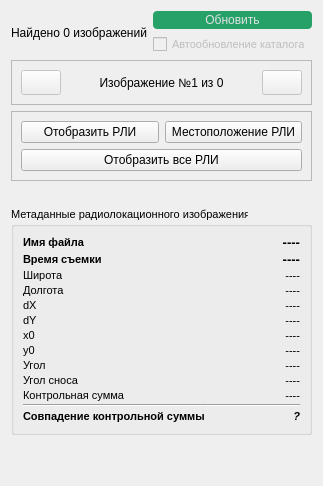
      <widget class="QWidget" name="imgTab">
       <property name="enabled">
        <bool>true</bool>
       </property>
       <attribute name="title">
        <string>IMG</string>
       </attribute>
       <layout class="QGridLayout" name="gridLayout_2">
        <item row="3" column="0">
         <widget class="QFrame" name="frame_4">
          <property name="frameShape">
           <enum>QFrame::StyledPanel</enum>
          </property>
          <property name="frameShadow">
           <enum>QFrame::Raised</enum>
          </property>
          <layout class="QVBoxLayout" name="verticalLayout_3">
           <item>
            <layout class="QHBoxLayout" name="horizontalLayout_4">
             <item>
              <widget class="QPushButton" name="pushButton_showImage">
               <property name="font">
                <font>
                 <family>Ubuntu</family>
                 <pointsize>9</pointsize>
                </font>
               </property>
               <property name="text">
                <string>Отобразить РЛИ</string>
               </property>
               <property name="icon">
                <iconset resource="images.qrc">
                 <normaloff>:/ui-resources/photo.png</normaloff>:/ui-resources/photo.png</iconset>
               </property>
               <property name="checkable">
                <bool>true</bool>
               </property>
               <property name="checked">
                <bool>false</bool>
               </property>
              </widget>
             </item>
             <item>
              <widget class="QPushButton" name="pushButton_panImage_2">
               <property name="font">
                <font>
                 <family>Ubuntu</family>
                 <pointsize>9</pointsize>
                </font>
               </property>
               <property name="text">
                <string>Местоположение РЛИ</string>
               </property>
               <property name="icon">
                <iconset resource="images.qrc">
                 <normaloff>:/ui-resources/photo (2).png</normaloff>:/ui-resources/photo (2).png</iconset>
               </property>
              </widget>
             </item>
            </layout>
           </item>
           <item>
            <widget class="QPushButton" name="pushButton_showAllImages">
             <property name="enabled">
              <bool>true</bool>
             </property>
             <property name="font">
              <font>
               <family>Ubuntu</family>
               <pointsize>9</pointsize>
              </font>
             </property>
             <property name="text">
              <string>Отобразить все РЛИ</string>
             </property>
             <property name="icon">
              <iconset resource="images.qrc">
               <normaloff>:/ui-resources/photo (1).png</normaloff>:/ui-resources/photo (1).png</iconset>
             </property>
            </widget>
           </item>
          </layout>
         </widget>
        </item>
        <item row="4" column="0">
         <spacer name="verticalSpacer_4">
          <property name="orientation">
           <enum>Qt::Vertical</enum>
          </property>
          <property name="sizeType">
           <enum>QSizePolicy::Fixed</enum>
          </property>
          <property name="sizeHint" stdset="0">
           <size>
            <width>20</width>
            <height>20</height>
           </size>
          </property>
         </spacer>
        </item>
        <item row="0" column="0">
         <widget class="QFrame" name="frame_2">
          <property name="font">
           <font>
            <family>Ubuntu</family>
            <pointsize>9</pointsize>
           </font>
          </property>
          <property name="frameShape">
           <enum>QFrame::NoFrame</enum>
          </property>
          <property name="frameShadow">
           <enum>QFrame::Raised</enum>
          </property>
          <layout class="QHBoxLayout" name="horizontalLayout_2">
           <property name="leftMargin">
            <number>0</number>
           </property>
           <property name="topMargin">
            <number>0</number>
           </property>
           <property name="rightMargin">
            <number>0</number>
           </property>
           <property name="bottomMargin">
            <number>0</number>
           </property>
           <item>
            <widget class="QLabel" name="label_c_foundImages">
             <property name="font">
              <font>
               <family>Ubuntu</family>
               <pointsize>9</pointsize>
               <weight>50</weight>
               <bold>false</bold>
              </font>
             </property>
             <property name="text">
              <string>Найдено 0 изображений</string>
             </property>
            </widget>
           </item>
           <item>
            <layout class="QVBoxLayout" name="verticalLayout_2">
             <item>
              <widget class="QPushButton" name="pushButton_update">
               <property name="font">
                <font>
                 <family>Ubuntu</family>
                 <pointsize>9</pointsize>
                </font>
               </property>
               <property name="styleSheet">
                <string notr="true">QPushButton {
  background-color: rgb(38, 162, 105);
  color: #E0E1E3;
  border-radius: 4px;
  padding: 2px;
  outline: none;
  border: none;
}
QPushButton:hover {
  background-color: rgb(87, 227, 137);
  color: #E0E1E3;
}
QPushButton:pressed {
  background-color: rgb(28, 152, 95)
}
QPushButton:selected {
  background: #60798B;
  color: #E0E1E3;
}</string>
               </property>
               <property name="text">
                <string>Обновить</string>
               </property>
               <property name="icon">
                <iconset resource="images.qrc">
                 <normaloff>:/ui-resources/refresh-page-option.png</normaloff>:/ui-resources/refresh-page-option.png</iconset>
               </property>
               <property name="iconSize">
                <size>
                 <width>12</width>
                 <height>12</height>
                </size>
               </property>
              </widget>
             </item>
             <item>
              <widget class="QCheckBox" name="checkBox_autoUpdate">
               <property name="enabled">
                <bool>false</bool>
               </property>
               <property name="font">
                <font>
                 <family>Ubuntu</family>
                 <pointsize>8</pointsize>
                </font>
               </property>
               <property name="text">
                <string>Автообновление каталога</string>
               </property>
               <property name="icon">
                <iconset resource="images.qrc">
                 <normaloff>:/ui-resources/time-left.png</normaloff>:/ui-resources/time-left.png</iconset>
               </property>
               <property name="iconSize">
                <size>
                 <width>12</width>
                 <height>12</height>
                </size>
               </property>
              </widget>
             </item>
            </layout>
           </item>
          </layout>
         </widget>
        </item>
        <item row="5" column="0">
         <widget class="QGroupBox" name="metaGBox">
          <property name="font">
           <font>
            <family>Ubuntu</family>
            <pointsize>8</pointsize>
           </font>
          </property>
          <property name="title">
           <string>Метаданные радиолокационного изображения</string>
          </property>
          <layout class="QGridLayout" name="gridLayout_5">
           <property name="horizontalSpacing">
            <number>0</number>
           </property>
           <property name="verticalSpacing">
            <number>2</number>
           </property>
           <item row="0" column="0">
            <widget class="QLabel" name="label_d_metaFilename">
             <property name="font">
              <font>
               <family>Ubuntu</family>
               <pointsize>8</pointsize>
               <weight>75</weight>
               <bold>true</bold>
              </font>
             </property>
             <property name="text">
              <string>Имя файла</string>
             </property>
            </widget>
           </item>
           <item row="6" column="1">
            <widget class="QLabel" name="label_c_metaX0">
             <property name="font">
              <font>
               <family>Ubuntu</family>
               <pointsize>8</pointsize>
              </font>
             </property>
             <property name="text">
              <string>----</string>
             </property>
             <property name="alignment">
              <set>Qt::AlignRight|Qt::AlignTrailing|Qt::AlignVCenter</set>
             </property>
             <property name="textInteractionFlags">
              <set>Qt::LinksAccessibleByMouse|Qt::TextSelectableByMouse</set>
             </property>
            </widget>
           </item>
           <item row="9" column="1">
            <widget class="QLabel" name="label_c_metaDAngle">
             <property name="font">
              <font>
               <family>Ubuntu</family>
               <pointsize>8</pointsize>
              </font>
             </property>
             <property name="text">
              <string>----</string>
             </property>
             <property name="alignment">
              <set>Qt::AlignRight|Qt::AlignTrailing|Qt::AlignVCenter</set>
             </property>
            </widget>
           </item>
           <item row="8" column="1">
            <widget class="QLabel" name="label_c_metaAngle">
             <property name="font">
              <font>
               <family>Ubuntu</family>
               <pointsize>8</pointsize>
              </font>
             </property>
             <property name="text">
              <string>----</string>
             </property>
             <property name="alignment">
              <set>Qt::AlignRight|Qt::AlignTrailing|Qt::AlignVCenter</set>
             </property>
             <property name="textInteractionFlags">
              <set>Qt::LinksAccessibleByMouse|Qt::TextSelectableByMouse</set>
             </property>
            </widget>
           </item>
           <item row="1" column="0">
            <widget class="QLabel" name="label_d_metaTime">
             <property name="font">
              <font>
               <family>Ubuntu</family>
               <pointsize>8</pointsize>
               <weight>75</weight>
               <bold>true</bold>
              </font>
             </property>
             <property name="text">
              <string>Время съемки</string>
             </property>
            </widget>
           </item>
           <item row="7" column="0">
            <widget class="QLabel" name="label_d_metaY0">
             <property name="font">
              <font>
               <family>Ubuntu</family>
               <pointsize>8</pointsize>
              </font>
             </property>
             <property name="text">
              <string>y0</string>
             </property>
            </widget>
           </item>
           <item row="4" column="1">
            <widget class="QLabel" name="label_c_metaDx">
             <property name="font">
              <font>
               <family>Ubuntu</family>
               <pointsize>8</pointsize>
              </font>
             </property>
             <property name="text">
              <string>----</string>
             </property>
             <property name="alignment">
              <set>Qt::AlignRight|Qt::AlignTrailing|Qt::AlignVCenter</set>
             </property>
             <property name="textInteractionFlags">
              <set>Qt::LinksAccessibleByMouse|Qt::TextSelectableByMouse</set>
             </property>
            </widget>
           </item>
           <item row="12" column="0">
            <widget class="QLabel" name="label_d_checksumSuccess">
             <property name="sizePolicy">
              <sizepolicy hsizetype="Preferred" vsizetype="Preferred">
               <horstretch>0</horstretch>
               <verstretch>0</verstretch>
              </sizepolicy>
             </property>
             <property name="font">
              <font>
               <family>Ubuntu</family>
               <pointsize>8</pointsize>
               <weight>75</weight>
               <bold>true</bold>
              </font>
             </property>
             <property name="text">
              <string>Совпадение контрольной суммы</string>
             </property>
            </widget>
           </item>
           <item row="6" column="0">
            <widget class="QLabel" name="label_d_metaX0">
             <property name="font">
              <font>
               <family>Ubuntu</family>
               <pointsize>8</pointsize>
              </font>
             </property>
             <property name="text">
              <string>x0</string>
             </property>
            </widget>
           </item>
           <item row="9" column="0">
            <widget class="QLabel" name="label_d_metaDAngle">
             <property name="font">
              <font>
               <family>Ubuntu</family>
               <pointsize>8</pointsize>
              </font>
             </property>
             <property name="text">
              <string>Угол сноса</string>
             </property>
            </widget>
           </item>
           <item row="10" column="0">
            <widget class="QLabel" name="label_d_metaChecksum">
             <property name="font">
              <font>
               <family>Ubuntu</family>
               <pointsize>8</pointsize>
              </font>
             </property>
             <property name="text">
              <string>Контрольная сумма</string>
             </property>
            </widget>
           </item>
           <item row="12" column="1">
            <widget class="QLabel" name="label_c_checksumSuccess">
             <property name="enabled">
              <bool>true</bool>
             </property>
             <property name="sizePolicy">
              <sizepolicy hsizetype="Preferred" vsizetype="Preferred">
               <horstretch>0</horstretch>
               <verstretch>0</verstretch>
              </sizepolicy>
             </property>
             <property name="minimumSize">
              <size>
               <width>14</width>
               <height>14</height>
              </size>
             </property>
             <property name="maximumSize">
              <size>
               <width>10000</width>
               <height>100000</height>
              </size>
             </property>
             <property name="font">
              <font>
               <family>Ubuntu</family>
               <pointsize>8</pointsize>
               <weight>75</weight>
               <italic>true</italic>
               <bold>true</bold>
              </font>
             </property>
             <property name="frameShape">
              <enum>QFrame::NoFrame</enum>
             </property>
             <property name="text">
              <string>?</string>
             </property>
             <property name="textFormat">
              <enum>Qt::AutoText</enum>
             </property>
             <property name="scaledContents">
              <bool>true</bool>
             </property>
             <property name="alignment">
              <set>Qt::AlignRight|Qt::AlignTrailing|Qt::AlignVCenter</set>
             </property>
             <property name="wordWrap">
              <bool>false</bool>
             </property>
             <property name="margin">
              <number>3</number>
             </property>
            </widget>
           </item>
           <item row="10" column="1">
            <widget class="QLabel" name="label_c_metaChecksum">
             <property name="font">
              <font>
               <family>Ubuntu</family>
               <pointsize>8</pointsize>
              </font>
             </property>
             <property name="text">
              <string>----</string>
             </property>
             <property name="alignment">
              <set>Qt::AlignRight|Qt::AlignTrailing|Qt::AlignVCenter</set>
             </property>
            </widget>
           </item>
           <item row="1" column="1">
            <widget class="QLabel" name="label_c_metaTime">
             <property name="font">
              <font>
               <family>Ubuntu</family>
               <pointsize>10</pointsize>
               <weight>75</weight>
               <bold>true</bold>
              </font>
             </property>
             <property name="text">
              <string>----</string>
             </property>
             <property name="alignment">
              <set>Qt::AlignRight|Qt::AlignTrailing|Qt::AlignVCenter</set>
             </property>
             <property name="textInteractionFlags">
              <set>Qt::LinksAccessibleByMouse|Qt::TextSelectableByMouse</set>
             </property>
            </widget>
           </item>
           <item row="3" column="1">
            <widget class="QLabel" name="label_c_metaLon">
             <property name="font">
              <font>
               <family>Ubuntu</family>
               <pointsize>8</pointsize>
              </font>
             </property>
             <property name="text">
              <string>----</string>
             </property>
             <property name="alignment">
              <set>Qt::AlignRight|Qt::AlignTrailing|Qt::AlignVCenter</set>
             </property>
             <property name="textInteractionFlags">
              <set>Qt::LinksAccessibleByMouse|Qt::TextSelectableByMouse</set>
             </property>
            </widget>
           </item>
           <item row="5" column="1">
            <widget class="QLabel" name="label_c_metaDy">
             <property name="font">
              <font>
               <family>Ubuntu</family>
               <pointsize>8</pointsize>
              </font>
             </property>
             <property name="text">
              <string>----</string>
             </property>
             <property name="alignment">
              <set>Qt::AlignRight|Qt::AlignTrailing|Qt::AlignVCenter</set>
             </property>
             <property name="textInteractionFlags">
              <set>Qt::LinksAccessibleByMouse|Qt::TextSelectableByMouse</set>
             </property>
            </widget>
           </item>
           <item row="2" column="1">
            <widget class="QLabel" name="label_c_metaLat">
             <property name="font">
              <font>
               <family>Ubuntu</family>
               <pointsize>8</pointsize>
              </font>
             </property>
             <property name="text">
              <string>----</string>
             </property>
             <property name="alignment">
              <set>Qt::AlignRight|Qt::AlignTrailing|Qt::AlignVCenter</set>
             </property>
             <property name="textInteractionFlags">
              <set>Qt::LinksAccessibleByMouse|Qt::TextSelectableByMouse</set>
             </property>
            </widget>
           </item>
           <item row="3" column="0">
            <widget class="QLabel" name="label_d_metaLon">
             <property name="font">
              <font>
               <family>Ubuntu</family>
               <pointsize>8</pointsize>
              </font>
             </property>
             <property name="text">
              <string>Долгота</string>
             </property>
            </widget>
           </item>
           <item row="5" column="0">
            <widget class="QLabel" name="label_d_metaDy">
             <property name="font">
              <font>
               <family>Ubuntu</family>
               <pointsize>8</pointsize>
              </font>
             </property>
             <property name="text">
              <string>dY</string>
             </property>
            </widget>
           </item>
           <item row="2" column="0">
            <widget class="QLabel" name="label_d_metaLat">
             <property name="font">
              <font>
               <family>Ubuntu</family>
               <pointsize>8</pointsize>
              </font>
             </property>
             <property name="text">
              <string>Широта</string>
             </property>
            </widget>
           </item>
           <item row="7" column="1">
            <widget class="QLabel" name="label_c_metaY0">
             <property name="font">
              <font>
               <family>Ubuntu</family>
               <pointsize>8</pointsize>
              </font>
             </property>
             <property name="text">
              <string>----</string>
             </property>
             <property name="alignment">
              <set>Qt::AlignRight|Qt::AlignTrailing|Qt::AlignVCenter</set>
             </property>
             <property name="textInteractionFlags">
              <set>Qt::LinksAccessibleByMouse|Qt::TextSelectableByMouse</set>
             </property>
            </widget>
           </item>
           <item row="4" column="0">
            <widget class="QLabel" name="label_d_metaDx">
             <property name="font">
              <font>
               <family>Ubuntu</family>
               <pointsize>8</pointsize>
              </font>
             </property>
             <property name="text">
              <string>dX</string>
             </property>
            </widget>
           </item>
           <item row="8" column="0">
            <widget class="QLabel" name="label_d_metaAngle">
             <property name="font">
              <font>
               <family>Ubuntu</family>
               <pointsize>8</pointsize>
              </font>
             </property>
             <property name="text">
              <string>Угол</string>
             </property>
            </widget>
           </item>
           <item row="0" column="1">
            <widget class="QLabel" name="label_c_metaFilename">
             <property name="font">
              <font>
               <family>Ubuntu</family>
               <pointsize>10</pointsize>
               <weight>75</weight>
               <bold>true</bold>
              </font>
             </property>
             <property name="text">
              <string>----</string>
             </property>
             <property name="alignment">
              <set>Qt::AlignRight|Qt::AlignTrailing|Qt::AlignVCenter</set>
             </property>
             <property name="textInteractionFlags">
              <set>Qt::LinksAccessibleByMouse|Qt::TextSelectableByMouse</set>
             </property>
            </widget>
           </item>
           <item row="11" column="0">
            <widget class="Line" name="line">
             <property name="orientation">
              <enum>Qt::Horizontal</enum>
             </property>
            </widget>
           </item>
           <item row="11" column="1">
            <widget class="Line" name="line_2">
             <property name="orientation">
              <enum>Qt::Horizontal</enum>
             </property>
            </widget>
           </item>
          </layout>
         </widget>
        </item>
        <item row="6" column="0">
         <spacer name="verticalSpacer_2">
          <property name="orientation">
           <enum>Qt::Vertical</enum>
          </property>
          <property name="sizeHint" stdset="0">
           <size>
            <width>20</width>
            <height>40</height>
           </size>
          </property>
         </spacer>
        </item>
        <item row="2" column="0">
         <widget class="QFrame" name="frame_3">
          <property name="frameShape">
           <enum>QFrame::StyledPanel</enum>
          </property>
          <property name="frameShadow">
           <enum>QFrame::Raised</enum>
          </property>
          <layout class="QHBoxLayout" name="horizontalLayout_3">
           <item>
            <widget class="QPushButton" name="pushButton_goLeft">
             <property name="enabled">
              <bool>false</bool>
             </property>
             <property name="sizePolicy">
              <sizepolicy hsizetype="Fixed" vsizetype="Fixed">
               <horstretch>0</horstretch>
               <verstretch>0</verstretch>
              </sizepolicy>
             </property>
             <property name="minimumSize">
              <size>
               <width>25</width>
               <height>25</height>
              </size>
             </property>
             <property name="text">
              <string/>
             </property>
             <property name="icon">
              <iconset resource="images.qrc">
               <normaloff>:/ui-resources/left-arrow.png</normaloff>:/ui-resources/left-arrow.png</iconset>
             </property>
            </widget>
           </item>
           <item>
            <widget class="QLabel" name="label_c_currentImage">
             <property name="font">
              <font>
               <family>Ubuntu</family>
               <pointsize>9</pointsize>
              </font>
             </property>
             <property name="text">
              <string>Изображение №1 из 0</string>
             </property>
             <property name="alignment">
              <set>Qt::AlignCenter</set>
             </property>
            </widget>
           </item>
           <item>
            <widget class="QPushButton" name="pushButton_goRight">
             <property name="enabled">
              <bool>false</bool>
             </property>
             <property name="sizePolicy">
              <sizepolicy hsizetype="Fixed" vsizetype="Fixed">
               <horstretch>0</horstretch>
               <verstretch>0</verstretch>
              </sizepolicy>
             </property>
             <property name="minimumSize">
              <size>
               <width>25</width>
               <height>25</height>
              </size>
             </property>
             <property name="text">
              <string/>
             </property>
             <property name="icon">
              <iconset resource="images.qrc">
               <normaloff>:/ui-resources/right-arrow.png</normaloff>:/ui-resources/right-arrow.png</iconset>
             </property>
             <property name="flat">
              <bool>false</bool>
             </property>
            </widget>
           </item>
          </layout>
         </widget>
        </item>
       </layout>
      </widget>
